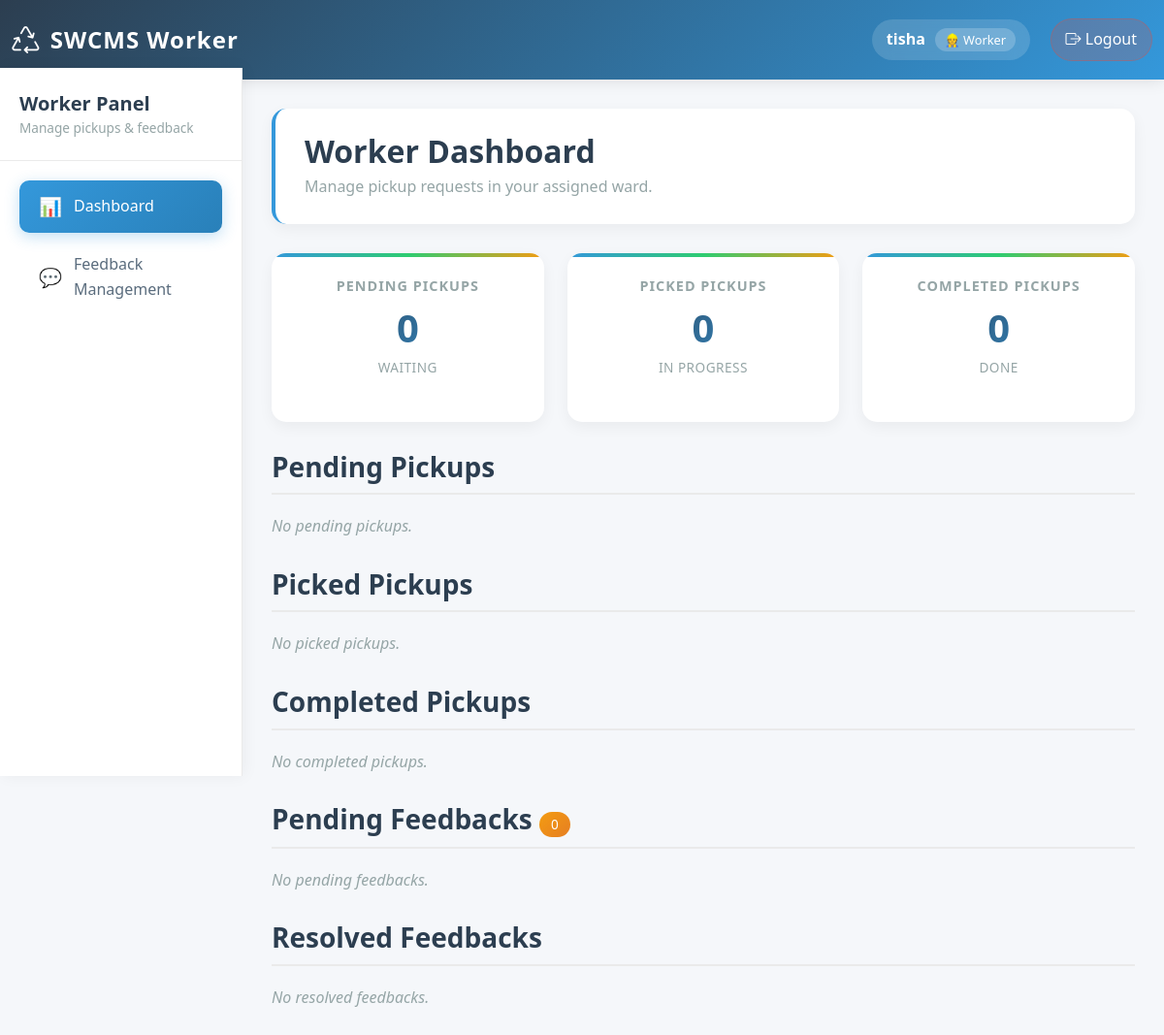
/worker-dashboard/ (signed in), run on an earlier commit of the app's database.
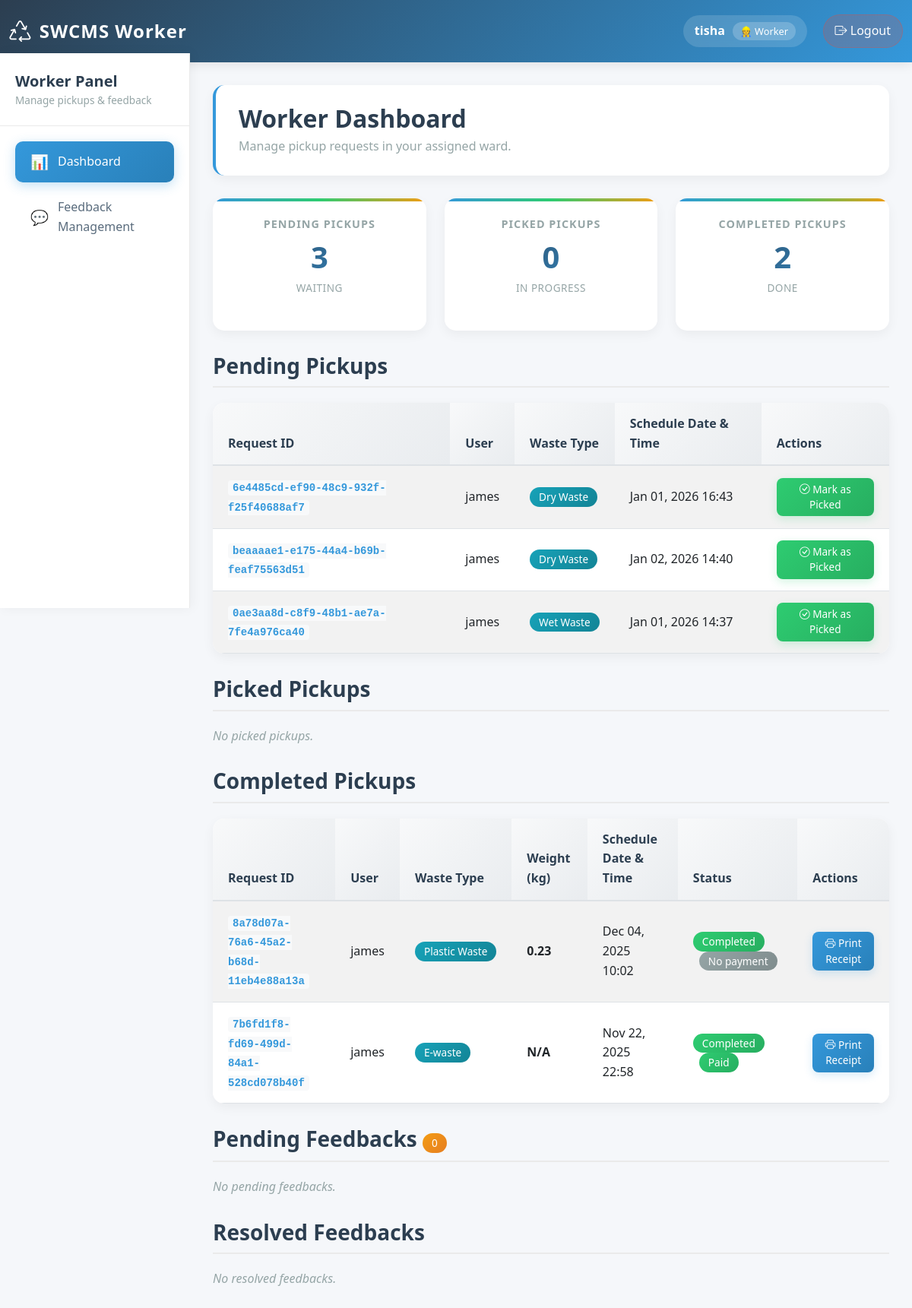
And on a later commit of the database.
### user_dashboard/models.py (models this page shows, shortened)
class PickupRequest(models.Model):
    WASTE_TYPE_CHOICES = [
        ('wet', 'Wet Waste'),
        ('dry', 'Dry Waste'),
        ('plastic', 'Plastic Waste'),
        ('e-waste', 'E-waste'),
        ('recyclable', 'Recyclable Waste'),
    ]
    STATUS_CHOICES = [
        ('pending', 'Pending'),
        ('picked', 'Picked'),
        ('completed', 'Completed'),
        ('cancelled', 'Cancelled'),
    ]
    request_id = models.UUIDField(default=uuid.uuid4, editable=False, unique=True)
    user = models.ForeignKey(User, on_delete=models.CASCADE)
    waste_type = models.CharField(max_length=50, choices=WASTE_TYPE_CHOICES)
    description = models.TextField(blank=True, null=True)
    image = models.ImageField(upload_to='pickup_images/', blank=True, null=True)
    schedule_date_time = models.DateTimeField()
    status = models.CharField(max_length=20, choices=STATUS_CHOICES, default='pending')
    waste_weight = models.DecimalField(max_digits=10, decimal_places=2, null=True, blank=True, help_text="Weight in kg")
    created_at = models.DateTimeField(auto_now_add=True)
    updated_at = models.DateTimeField(auto_now=True)

### user_dashboard/views.py (the view)
# urls.py: path('worker-dashboard/', views.worker_dashboard_view, name='worker_dashboard'),
@login_required
def worker_dashboard_view(request):
    user_profile = Profile.objects.get(user=request.user)
    if user_profile.role != 'worker':
        messages.error(request, "Access denied. Only workers can view this page.")
        return redirect('index')
    pickups = PickupRequest.objects.filter(user__profile__ward=user_profile.ward).order_by('-created_at')
    pending_qs = pickups.filter(status='pending')
    picked_qs = pickups.filter(status='picked')
    completed_qs = pickups.filter(status='completed')
    def attach_payments(qs):
        payments = Payment.objects.filter(pickup_request__in=qs)
        payment_map = {p.pickup_request_id: p for p in payments}
        return [{'pickup': p, 'payment': payment_map.get(p.pk)} for p in qs]
    pending_pickups = attach_payments(pending_qs)
    picked_pickups = attach_payments(picked_qs)
    completed_pickups = attach_payments(completed_qs)
    feedbacks = Feedback.objects.filter(ward=user_profile.ward).order_by('-created_at')
    pending_feedbacks = feedbacks.filter(status='pending')
    resolved_feedbacks = feedbacks.filter(status='resolved')
    context = {
        'pending_pickups': pending_pickups,
        'picked_pickups': picked_pickups,
        'completed_pickups': completed_pickups,
        'pending_feedbacks': pending_feedbacks,
        'resolved_feedbacks': resolved_feedbacks,
    }
    return render(request, 'user_dashboard/worker_dashboard.html', context)

### user_dashboard/templates/user_dashboard/worker_dashboard.html (shortened to what the changed rows need)
{% load static %}
<!DOCTYPE html>
<html lang="en">
<head>
    <link href="https://cdn.jsdelivr.net/npm/bootstrap@5.3.0/dist/css/bootstrap.min.css" rel="stylesheet">
    <link rel="stylesheet" href="https://cdn.jsdelivr.net/npm/bootstrap-icons@1.10.0/font/bootstrap-icons.css">
</head>
<body>
    <main>
        <div class="dashboard-header">
            <h1>Worker Dashboard</h1>
        </div>
        <div class="row">
            <div class="col-md-4">
                <div class="card stats-card">
                    <div class="card-body text-center">
                        <h5 class="card-title">Pending Pickups</h5>
                        <div class="stats-number">{{ pending_pickups|length }}</div>
                        <div class="stats-label">WAITING</div>
                    </div>
                </div>
            </div>
            <div class="col-md-4">
                <div class="card stats-card">
                    <div class="card-body text-center">
                        <h5 class="card-title">Completed Pickups</h5>
                        <div class="stats-number">{{ completed_pickups|length }}</div>
                        <div class="stats-label">DONE</div>
                    </div>
                </div>
            </div>
        </div>
        <div class="mt-4">
            <h3>Pending Pickups</h3>
            {% if pending_pickups %}
                <div class="table-responsive">
                    <table class="table table-striped">
                        <thead>
                            <tr>
                                <th>Request ID</th>
                                <th>User</th>
                                <th>Waste Type</th>
                                <th>Schedule Date & Time</th>
                                <th>Actions</th>
                            </tr>
                        </thead>
                        <tbody>
                            {% for item in pending_pickups %}
                                {% with pickup=item.pickup %}
                                <tr>
                                    <td><code>{{ pickup.request_id|slice:":8" }}</code></td>
                                    <td>{{ pickup.user.username }}</td>
                                    <td>
                                        <span class="badge bg-info">{{ pickup.get_waste_type_display }}</span>
                                    </td>
                                    <td>{{ pickup.schedule_date_time|date:"M d, Y H:i" }}</td>
                                    <td>
                                        <a href="{% url 'mark_picked' pickup.pk %}" class="btn btn-sm btn-success" onclick="return confirm('Mark this pickup as picked?')">
                                            <i class="bi bi-check-circle"></i> Mark as Picked
                                        </a>
                                    </td>
                                </tr>
                                {% endwith %}
                            {% endfor %}
                        </tbody>
                    </table>
                </div>
            {% else %}
                <p class="text-muted">No pending pickups.</p>
            {% endif %}
        </div>
        <div class="mt-4">
            <h3>Completed Pickups</h3>
            {% if completed_pickups %}
                <div class="table-responsive">
                    <table class="table table-striped table-hover">
                        <thead>
                            <tr>
                                <th>Request ID</th>
                                <th>User</th>
                                <th>Waste Type</th>
                                <th>Weight (kg)</th>
                                <th>Schedule Date & Time</th>
                                <th>Status</th>
                                <th>Actions</th>
                            </tr>
                        </thead>
                        <tbody>
                            {% for item in completed_pickups %}
                                {% with pickup=item.pickup payment=item.payment %}
                                <tr>
                                    <td><code>{{ pickup.request_id|slice:":8" }}</code></td>
                                    <td>{{ pickup.user.username }}</td>
                                    <td><span class="badge bg-info">{{ pickup.get_waste_type_display }}</span></td>
                                    <td><strong>{{ pickup.waste_weight|default:"N/A" }}</strong></td>
                                    <td>{{ pickup.schedule_date_time|date:"M d, Y H:i" }}</td>
                                    <td>
                                        <span class="badge bg-success">Completed</span>
                                        {% if payment %}
                                            {% if payment.status == 'completed' %}
                                                <span class="badge bg-success ms-2">Paid</span>
                                            {% else %}
                                                <span class="badge bg-warning ms-2">Payment Pending</span>
                                            {% endif %}
                                        {% else %}
                                            <span class="badge bg-secondary ms-2">No payment</span>
                                        {% endif %}
                                    </td>
                                    <td>
                                        <a href="{% url 'print_receipt' pickup.pk %}" class="btn btn-sm btn-primary" target="_blank">
                                            <i class="bi bi-printer"></i> Print Receipt
                                        </a>
                                    </td>
                                </tr>
                                {% endwith %}
                            {% endfor %}
                        </tbody>
                    </table>
                </div>
            {% else %}
                <p class="text-muted">No completed pickups.</p>
            {% endif %}
        </div>
    </main>
</body>
</html>

What changed in the data, as far as the page shows it:
added PickupRequest: pickup.request_id "6e4485cd-ef90-48c9-932f-f25f40688af7", pickup.user.username "james", pickup.waste_type "Dry Waste", pickup.schedule_date_time "Jan 01, 2026 16:43", shown under "Pending Pickups"
added PickupRequest: pickup.request_id "beaaaae1-e175-44a4-b69b-feaf75563d51", pickup.user.username "james", pickup.waste_type "Dry Waste", pickup.schedule_date_time "Jan 02, 2026 14:40", shown under "Pending Pickups"
added PickupRequest: pickup.request_id "0ae3aa8d-c8f9-48b1-ae7a-7fe4a976ca40", pickup.user.username "james", pickup.waste_type "Wet Waste", pickup.schedule_date_time "Jan 01, 2026 14:37", shown under "Pending Pickups"
now on this page (row unchanged): PickupRequest: pickup.request_id "8a78d07a-76a6-45a2-b68d-11eb4e88a13a", pickup.user.username "james", pickup.waste_type "Plastic Waste", pickup.waste_weight "0.23", pickup.schedule_date_time "Dec 04, 2025 10:02", shows "No payment", shown under "Completed Pickups"
now on this page (row unchanged): PickupRequest: pickup.request_id "7b6fd1f8-fd69-499d-84a1-528cd078b40f", pickup.user.username "james", pickup.waste_type "E-waste", pickup.waste_weight "N/A", pickup.schedule_date_time "Nov 22, 2025 22:58", shows "Paid", shown under "Completed Pickups"
Also different on the page:
{{ pending_pickups|length }}: "0" → "3"
{{ completed_pickups|length }}: "0" → "2"
text no longer shown: "No pending pickups. No completed pickups."
text now shown: "Request ID User Waste Type Schedule Date & Time Actions Request ID User Waste Type Weight (kg) Schedule Date & Time Status Actions"
